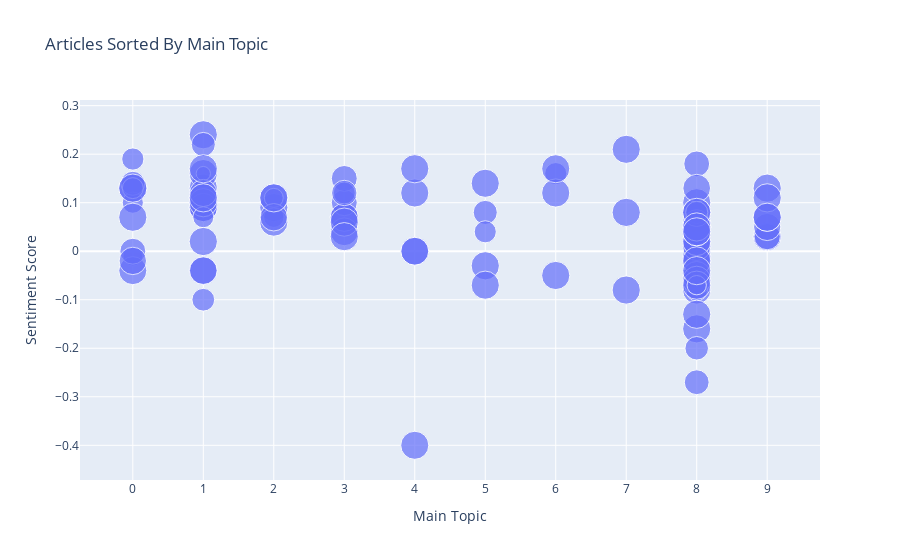

Notebook cell for this chart:
### Markdown cell above
## Visualize all articles on their main topic

### Code cell
visualize_all_articles_on_main_topic(df)

### Figure 1 — Plotly figure (JSON) as saved in the notebook; plotly's stock layout.template omitted (floating-point values rounded to 4 significant figures)
{"data": [{"customdata": [[["say", "country", "go", "great", "get", "people", "take", "year", "come", "thing"], "buff.ly", "Neutral Positive", 0.9997], [["say", "country", "go", "great", "get", "people", "take", "year", "come", "thing"], "trib.al", "Neutral Negative", 0.4864], [["say", "country", "go", "great", "get", "people", "take", "year", "come", "thing"], "en.wikipedia.org", "Neutral Negative", 0.9831], [["say", "country", "go", "great", "get", "people", "take", "year", "come", "thing"], "l.smartnews.com", "Neutral Positive", 0.56], [["say", "country", "go", "great", "get", "people", "take", "year", "come", "thing"], "punchbowl.news", "Neutral Positive", 0.9946], [["say", "country", "go", "great", "get", "people", "take", "year", "come", "thing"], "people.com", "Neutral Negative", 0.8381], [["say", "country", "go", "great", "get", "people", "take", "year", "come", "thing"], "cna.asia", "Neutral Positive", 0.7195], [["say", "country", "go", "great", "get", "people", "take", "year", "come", "thing"], "4imag.com", "Positive", 0.6179], [["say", "country", "go", "great", "get", "people", "take", "year", "come", "thing"], "wapo.st", "Neutral Positive", 0.5486], [["say", "country", "go", "great", "get", "people", "take", "year", "come", "thing"], "nyti.ms", "Neutral Positive", 0.9997], [["say", "country", "go", "great", "get", "people", "take", "year", "come", "thing"], "www.nbcnews.com", "Neutral Negative", 0.9383], [["say", "speaker", "leader", "new", "year", "democratic", "leadership", "house", "election", "seek"], "www.jihadwatch.org", "Negative", 0.6474], [["say", "speaker", "leader", "new", "year", "democratic", "leadership", "house", "election", "seek"], "wjactv.com", "Neutral Positive", 0.9981], [["say", "speaker", "leader", "new", "year", "democratic", "leadership", "house", "election", "seek"], "open.substack.com", "Positive", 0.9957], [["say", "speaker", "leader", "new", "year", "democratic", "leadership", "house", "election", "seek"], "www.wkyt.com", "Neutral Positive", 0.9982], [["say", "speaker", "leader", "new", "year", "democratic", "leadership", "house", "election", "seek"], "www.ncronline.org", "Neutral Positive", 0.9971], [["say", "speaker", "leader", "new", "year", "democratic", "leadership", "house", "election", "seek"], "www.dailykos.com", "Neutral Negative", 0.999], [["say", "speaker", "leader", "new", "year", "democratic", "leadership", "house", "election", "seek"], "ow.ly", "Neutral Positive", 0.9973], [["say", "speaker", "leader", "new", "year", "democratic", "leadership", "house", "election", "seek"], "trib.al", "Positive", 0.2541], [["say", "speaker", "leader", "new", "year", "democratic", "leadership", "house", "election", "seek"], "time.com", "Neutral Positive", 0.9968], [["say", "speaker", "leader", "new", "year", "democratic", "leadership", "house", "election", "seek"], "www.washingtontimes.com", "Positive", 0.9943], [["say", "speaker", "leader", "new", "year", "democratic", "leadership", "house", "election", "seek"], "lakegenevanews.net", "Neutral Positive", 0.5513], [["say", "speaker", "leader", "new", "year", "democratic", "leadership", "house", "election", "seek"], "www.dailykos.com", "Neutral Negative", 0.9495], [["say", "speaker", "leader", "new", "year", "democratic", "leadership", "house", "election", "seek"], "welovetrump.com", "Positive", 0.7263], [["say", "speaker", "leader", "new", "year", "democratic", "leadership", "house", "election", "seek"], "nbcbay.com", "Neutral Positive", 0.9224], [["say", "speaker", "leader", "new", "year", "democratic", "leadership", "house", "election", "seek"], "ift.tt", "Neutral Negative", 0.9979], [["say", "speaker", "leader", "new", "year", "democratic", "leadership", "house", "election", "seek"], "fee.org", "Positive", 0.9974], [["say", "speaker", "leader", "new", "year", "democratic", "leadership", "house", "election", "seek"], "bit.ly", "Neutral Positive", 0.9982], [["vote", "house", "speaker", "year", "election", "lead", "impeachment", "get", "pm", "trump"], "go.shr.lc", "Neutral Positive", 0.9982], [["vote", "house", "speaker", "year", "election", "lead", "impeachment", "get", "pm", "trump"], "www.theyeshivaworld.com", "Neutral Positive", 0.519], [["vote", "house", "speaker", "year", "election", "lead", "impeachment", "get", "pm", "trump"], "prada.substack.com", "Neutral Positive", 0.9992], [["vote", "house", "speaker", "year", "election", "lead", "impeachment", "get", "pm", "trump"], "www.msnbc.com", "Neutral Positive", 0.9978], [["vote", "house", "speaker", "year", "election", "lead", "impeachment", "get", "pm", "trump"], "www.mediaite.com", "Neutral Positive", 0.4504], [["vote", "house", "speaker", "year", "election", "lead", "impeachment", "get", "pm", "trump"], "theshahab.com", "Neutral Positive", 0.9406], [["vote", "house", "speaker", "year", "election", "lead", "impeachment", "get", "pm", "trump"], "www.cbc.ca", "Neutral Positive", 0.9954], [["political", "violence", "say", "slavery", "right", "house", "vote", "attack", "police", "many"], "www.politico.com", "Neutral Positive", 0.9991], [["political", "violence", "say", "slavery", "right", "house", "vote", "attack", "police", "many"], "www.foxnews.com", "Neutral Positive", 0.8434], [["political", "violence", "say", "slavery", "right", "house", "vote", "attack", "police", "many"], "twitchy.com", "Positive", 0.8419], [["political", "violence", "say", "slavery", "right", "house", "vote", "attack", "police", "many"], "dlvr.it", "Neutral", 0.9658], [["political", "violence", "say", "slavery", "right", "house", "vote", "attack", "police", "many"], "zpr.io", "Neutral Positive", 0.9897], [["political", "violence", "say", "slavery", "right", "house", "vote", "attack", "police", "many"], "ijr.com", "Neutral Positive", 0.6047], [["political", "violence", "say", "slavery", "right", "house", "vote", "attack", "police", "many"], "www.cbsnews.com", "Neutral Positive", 0.9959], [["political", "violence", "say", "slavery", "right", "house", "vote", "attack", "police", "many"], "www.newsbreakapp.com", "Neutral Positive", 0.8048], [["political", "violence", "say", "slavery", "right", "house", "vote", "attack", "police", "many"], "www.sonsof1776.com", "Neutral Negative", 0.9953], [["protection", "que", "say", "make", "church", "campaign", "remark", "pray", "catholic", "lake"], "l.smartnews.com", "Neutral Positive", 0.9943], [["protection", "que", "say", "make", "church", "campaign", "remark", "pray", "catholic", "lake"], "dlvr.it", "Neutral Negative", 0.9823], [["protection", "que", "say", "make", "church", "campaign", "remark", "pray", "catholic", "lake"], "www.elespanol.com", "Negative", 0.9852], [["protection", "que", "say", "make", "church", "campaign", "remark", "pray", "catholic", "lake"], "altanto.com.do", "Neutral Negative", 0.97], [["protection", "que", "say", "make", "church", "campaign", "remark", "pray", "catholic", "lake"], "www.thecatholicmonitor.com", "Positive", 0.9976], [["say", "break", "conspiracy", "right", "know", "police", "people", "medium", "theory", "election"], "trib.al", "Neutral Negative", 0.9981], [["say", "break", "conspiracy", "right", "know", "police", "people", "medium", "theory", "election"], "www.nytimes.com", "Negative", 0.9937], [["say", "break", "conspiracy", "right", "know", "police", "people", "medium", "theory", "election"], "www.smobserved.com", "Neutral Positive", 0.7247], [["say", "break", "conspiracy", "right", "know", "police", "people", "medium", "theory", "election"], "www.sfgate.com", "Neutral", 0.6116], [["say", "break", "conspiracy", "right", "know", "police", "people", "medium", "theory", "election"], "soundcloud.com", "Neutral Positive", 0.9939], [["say", "depape", "attack", "home", "live", "see", "father", "post", "make", "neighbor"], "meaww.com", "Positive", 0.6114], [["say", "depape", "attack", "home", "live", "see", "father", "post", "make", "neighbor"], "trib.al", "Neutral Positive", 0.9953], [["say", "depape", "attack", "home", "live", "see", "father", "post", "make", "neighbor"], "nbcbayarea.com", "Neutral Negative", 0.9959], [["say", "depape", "attack", "home", "live", "see", "father", "post", "make", "neighbor"], "www.diariodenavarra.es", "Positive", 0.9873], [["censorship", "por", "study", "respondent", "use", "tactic", "doctor", "information", "medical", "scientific"], "link.springer.com", "Neutral Positive", 0.9994], [["censorship", "por", "study", "respondent", "use", "tactic", "doctor", "information", "medical", "scientific"], "eltiempomonclova.mx", "Positive", 0.9907], [["censorship", "por", "study", "respondent", "use", "tactic", "doctor", "information", "medical", "scientific"], "buff.ly", "Negative", 0.9982], [["say", "attack", "depape", "police", "speaker", "home", "tell", "break", "year", "house"], "www.newsmax.com", "Negative", 0.7712], [["say", "attack", "depape", "police", "speaker", "home", "tell", "break", "year", "house"], "nationalfile.com", "Neutral Positive", 0.6828], [["say", "attack", "depape", "police", "speaker", "home", "tell", "break", "year", "house"], "www.theepochtimes.com", "Neutral Negative", 0.9966], [["say", "attack", "depape", "police", "speaker", "home", "tell", "break", "year", "house"], "nbcnews.to", "Neutral Negative", 0.9959], [["say", "attack", "depape", "police", "speaker", "home", "tell", "break", "year", "house"], "www.independent.co.uk", "Neutral Negative", 0.9933], [["say", "attack", "depape", "police", "speaker", "home", "tell", "break", "year", "house"], "dlvr.it", "Positive", 0.8354], [["say", "attack", "depape", "police", "speaker", "home", "tell", "break", "year", "house"], "www.newsbreakapp.com", "Neutral Negative", 0.4631], [["say", "attack", "depape", "police", "speaker", "home", "tell", "break", "year", "house"], "flip.it", "Neutral Positive", 0.9956], [["say", "attack", "depape", "police", "speaker", "home", "tell", "break", "year", "house"], "www.courttv.com", "Negative", 0.9946], [["say", "attack", "depape", "police", "speaker", "home", "tell", "break", "year", "house"], "tinyurl.com", "Neutral Negative", 0.6157], [["say", "attack", "depape", "police", "speaker", "home", "tell", "break", "year", "house"], "www.nbcnews.com", "Neutral Positive", 0.9931], [["say", "attack", "depape", "police", "speaker", "home", "tell", "break", "year", "house"], "flip.it", "Neutral Positive", 0.6399], [["say", "attack", "depape", "police", "speaker", "home", "tell", "break", "year", "house"], "ca.news.yahoo.com", "Neutral Positive", 0.9953], [["say", "attack", "depape", "police", "speaker", "home", "tell", "break", "year", "house"], "buff.ly", "Neutral Positive", 0.9976], [["say", "attack", "depape", "police", "speaker", "home", "tell", "break", "year", "house"], "www.kosu.org", "Neutral Negative", 0.9953], [["say", "attack", "depape", "police", "speaker", "home", "tell", "break", "year", "house"], "news.yahoo.com", "Negative", 0.9947], [["say", "attack", "depape", "police", "speaker", "home", "tell", "break", "year", "house"], "www.cnn.com", "Neutral", 0.5201], [["say", "attack", "depape", "police", "speaker", "home", "tell", "break", "year", "house"], "www.nbcnews.com", "Neutral Positive", 0.6271], [["say", "attack", "depape", "police", "speaker", "home", "tell", "break", "year", "house"], "www.audacy.com", "Neutral Negative", 0.9683], [["say", "attack", "depape", "police", "speaker", "home", "tell", "break", "year", "house"], "rollingstone.com", "Neutral Negative", 0.9971], [["say", "attack", "depape", "police", "speaker", "home", "tell", "break", "year", "house"], "www.independent.co.uk", "Negative", 0.5953], [["say", "attack", "depape", "police", "speaker", "home", "tell", "break", "year", "house"], "politi.co", "Neutral Positive", 0.6132], [["say", "attack", "depape", "police", "speaker", "home", "tell", "break", "year", "house"], "www.latimes.com", "Neutral Positive", 0.9985], [["say", "attack", "depape", "police", "speaker", "home", "tell", "break", "year", "house"], "dlvr.it", "Neutral Negative", 0.9972], [["say", "attack", "depape", "police", "speaker", "home", "tell", "break", "year", "house"], "ugnews24.info", "Neutral Positive", 0.7727], [["say", "attack", "depape", "police", "speaker", "home", "tell", "break", "year", "house"], "www.thenewcivilrightsmovement.com", "Neutral Negative", 0.9955], [["say", "attack", "depape", "police", "speaker", "home", "tell", "break", "year", "house"], "www.nytimes.com", "Neutral Negative", 0.3872], [["say", "attack", "depape", "police", "speaker", "home", "tell", "break", "year", "house"], "www.nbcnews.com", "Neutral Negative", 0.9978], [["say", "attack", "depape", "police", "speaker", "home", "tell", "break", "year", "house"], "www.independent.co.uk", "Negative", 0.9961], [["say", "attack", "depape", "police", "speaker", "home", "tell", "break", "year", "house"], "ift.tt", "Neutral Positive", 0.9923], [["say", "attack", "depape", "police", "speaker", "home", "tell", "break", "year", "house"], "bismarcktribune.com", "Neutral", 0.9889], [["say", "attack", "depape", "police", "speaker", "home", "tell", "break", "year", "house"], "www.whas11.com", "Neutral Positive", 0.9577], [["say", "attack", "depape", "police", "speaker", "home", "tell", "break", "year", "house"], "on.tnr.com", "Neutral Positive", 0.6044], [["say", "attack", "depape", "police", "speaker", "home", "tell", "break", "year", "house"], "www.dailymail.co.uk", "Neutral Positive", 0.9987], [["say", "attack", "depape", "police", "speaker", "home", "tell", "break", "year", "house"], "www.msnbc.com", "Negative", 0.4671], [["say", "attack", "depape", "police", "speaker", "home", "tell", "break", "year", "house"], "www.theepochtimes.com", "Neutral Positive", 0.9965], [["say", "attack", "depape", "police", "speaker", "home", "tell", "break", "year", "house"], "NBC11NEWS.com", "Neutral Negative", 0.9974], [["say", "attack", "depape", "police", "speaker", "home", "tell", "break", "year", "house"], "l.smartnews.com", "Negative", 0.997], [["say", "attack", "depape", "police", "speaker", "home", "tell", "break", "year", "house"], "crooksandliars.com", "Negative", 0.6929], [["say", "attack", "depape", "police", "speaker", "home", "tell", "break", "year", "house"], "www.newsnationnow.com", "Neutral", 0.9938], [["stock", "trade", "company", "share", "trading", "call", "option", "bill", "member", "sell"], "dlvr.it", "Neutral Negative", 0.9946], [["stock", "trade", "company", "share", "trading", "call", "option", "bill", "member", "sell"], "www.dailymail.co.uk", "Neutral Negative", 0.8546], [["stock", "trade", "company", "share", "trading", "call", "option", "bill", "member", "sell"], "www.nytimes.com", "Neutral Positive", 0.9269], [["stock", "trade", "company", "share", "trading", "call", "option", "bill", "member", "sell"], "seekingalpha.com", "Neutral Positive", 0.9992], [["stock", "trade", "company", "share", "trading", "call", "option", "bill", "member", "sell"], "share.newsbreak.com", "Neutral Positive", 0.9986], [["stock", "trade", "company", "share", "trading", "call", "option", "bill", "member", "sell"], "greenwald.substack.com", "Neutral Positive", 0.9986], [["stock", "trade", "company", "share", "trading", "call", "option", "bill", "member", "sell"], "www.businessinsider.com", "Neutral Positive", 0.9988]], "hovertemplate": "Associated Words: %{customdata[0]}<br>Address: %{customdata[1]}<br>Sentiment Label: %{customdata[2]}<br>Main Topic Score :%{customdata[3]}", "legendgroup": "", "marker": {"color": "#636efa", "size": [0.9997, 0.4864, 0.9831, 0.56, 0.9946, 0.8381, 0.7195, 0.6179, 0.5486, 0.9997, 0.9383, 0.6474, 0.9981, 0.9957, 0.9982, 0.9971, 0.999, 0.9973, 0.2541, 0.9968, 0.9943, 0.5513, 0.9495, 0.7263, 0.9224, 0.9979, 0.9974, 0.9982, 0.9982, 0.519, 0.9992, 0.9978, 0.4504, 0.9406, 0.9954, 0.9991, 0.8434, 0.8419, 0.9658, 0.9897, 0.6047, 0.9959, 0.8048, 0.9953, 0.9943, 0.9823, 0.9852, 0.97, 0.9976, 0.9981, 0.9937, 0.7247, 0.6116, 0.9939, 0.6114, 0.9953, 0.9959, 0.9873, 0.9994, 0.9907, 0.9982, 0.7712, 0.6828, 0.9966, 0.9959, 0.9933, 0.8354, 0.4631, 0.9956, 0.9946, 0.6157, 0.9931, 0.6399, 0.9953, 0.9976, 0.9953, 0.9947, 0.5201, 0.6271, 0.9683, 0.9971, 0.5953, 0.6132, 0.9985, 0.9972, 0.7727, 0.9955, 0.3872, 0.9978, 0.9961, 0.9923, 0.9889, 0.9577, 0.6044, 0.9987, 0.4671, 0.9965, 0.9974, 0.997, 0.6929, 0.9938, 0.9946, 0.8546, 0.9269, 0.9992, 0.9986, 0.9986, 0.9988], "sizemode": "area", "sizeref": 0.002499, "symbol": "circle"}, "mode": "markers", "name": "", "orientation": "v", "showlegend": false, "type": "scatter", "x": [0, 0, 0, 0, 0, 0, 0, 0, 0, 0, 0, 1, 1, 1, 1, 1, 1, 1, 1, 1, 1, 1, 1, 1, 1, 1, 1, 1, 2, 2, 2, 2, 2, 2, 2, 3, 3, 3, 3, 3, 3, 3, 3, 3, 4, 4, 4, 4, 4, 5, 5, 5, 5, 5, 6, 6, 6, 6, 7, 7, 7, 8, 8, 8, 8, 8, 8, 8, 8, 8, 8, 8, 8, 8, 8, 8, 8, 8, 8, 8, 8, 8, 8, 8, 8, 8, 8, 8, 8, 8, 8, 8, 8, 8, 8, 8, 8, 8, 8, 8, 8, 9, 9, 9, 9, 9, 9, 9], "xaxis": "x", "y": [0.13, -0.01, -0.04, 0.1, 0.07, 0, 0.14, 0.19, 0.13, 0.13, -0.02, -0.1, 0.13, 0.16, 0.11, 0.09, -0.04, 0.09, 0.16, 0.1, 0.24, 0.07, -0.04, 0.22, 0.12, 0.02, 0.17, 0.11, 0.09, 0.07, 0.11, 0.06, 0.11, 0.07, 0.11, 0.07, 0.1, 0.15, 0.04, 0.07, 0.12, 0.06, 0.12, 0.03, 0.12, 0, -0.4, 0, 0.17, -0.03, -0.07, 0.08, 0.04, 0.14, 0.16, 0.12, -0.05, 0.17, 0.08, 0.21, -0.08, -0.27, 0.05, -0.02, -0.01, -0.05, 0.18, 0.01, 0.05, -0.08, 0.03, 0.1, 0.08, 0.06, 0.08, 0.02, -0.16, 0.04, 0.06, -0.05, 0.01, -0.08, 0.08, 0.05, 0.02, 0.06, -0.02, 0.03, -0.06, -0.07, 0.05, 0.04, 0.13, 0.08, 0.08, -0.07, 0.05, -0.04, -0.13, -0.2, 0.04, 0.03, 0.03, 0.05, 0.13, 0.07, 0.11, 0.07], "yaxis": "y"}], "layout": {"legend": {"itemsizing": "constant", "tracegroupgap": 0}, "title": {"text": "Articles Sorted By Main Topic"}, "xaxis": {"anchor": "y", "domain": [0, 1], "title": {"text": "Main Topic"}, "type": "category"}, "yaxis": {"anchor": "x", "domain": [0, 1], "title": {"text": "Sentiment Score"}}}}
